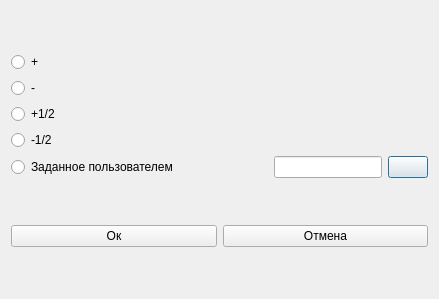
<?xml version="1.0" encoding="UTF-8"?>
<ui version="4.0">
 <class>Voltage</class>
 <widget class="QDialog" name="Voltage">
  <property name="geometry">
   <rect>
    <x>0</x>
    <y>0</y>
    <width>439</width>
    <height>299</height>
   </rect>
  </property>
  <property name="windowTitle">
   <string>Dialog</string>
  </property>
  <layout class="QGridLayout" name="gridLayout">
   <item row="0" column="0" colspan="2">
    <layout class="QVBoxLayout" name="verticalLayout">
     <item>
      <widget class="QRadioButton" name="radioButton">
       <property name="text">
        <string>+</string>
       </property>
      </widget>
     </item>
     <item>
      <widget class="QRadioButton" name="radioButton_2">
       <property name="text">
        <string>-</string>
       </property>
      </widget>
     </item>
     <item>
      <widget class="QRadioButton" name="radioButton_3">
       <property name="text">
        <string>+1/2</string>
       </property>
      </widget>
     </item>
     <item>
      <widget class="QRadioButton" name="radioButton_4">
       <property name="text">
        <string>-1/2</string>
       </property>
      </widget>
     </item>
     <item>
      <layout class="QHBoxLayout" name="horizontalLayout">
       <item>
        <widget class="QRadioButton" name="radioButton_5">
         <property name="text">
          <string>Заданное пользователем</string>
         </property>
        </widget>
       </item>
       <item>
        <widget class="QLineEdit" name="lineEdit">
         <property name="sizePolicy">
          <sizepolicy hsizetype="Fixed" vsizetype="Fixed">
           <horstretch>0</horstretch>
           <verstretch>0</verstretch>
          </sizepolicy>
         </property>
        </widget>
       </item>
       <item>
        <widget class="QPushButton" name="pushButton_3">
         <property name="sizePolicy">
          <sizepolicy hsizetype="Fixed" vsizetype="Fixed">
           <horstretch>0</horstretch>
           <verstretch>0</verstretch>
          </sizepolicy>
         </property>
         <property name="text">
          <string/>
         </property>
         <property name="icon">
          <iconset resource="myres.qrc">
           <normaloff>:/images/keyboard_icon-icons.com_71162.png</normaloff>:/images/keyboard_icon-icons.com_71162.png</iconset>
         </property>
        </widget>
       </item>
      </layout>
     </item>
    </layout>
   </item>
   <item row="1" column="0">
    <widget class="QPushButton" name="pushButton">
     <property name="text">
      <string>Ок</string>
     </property>
    </widget>
   </item>
   <item row="1" column="1">
    <widget class="QPushButton" name="pushButton_2">
     <property name="text">
      <string>Отмена</string>
     </property>
    </widget>
   </item>
  </layout>
 </widget>
 <resources>
  <include location="myres.qrc"/>
 </resources>
 <connections/>
</ui>
